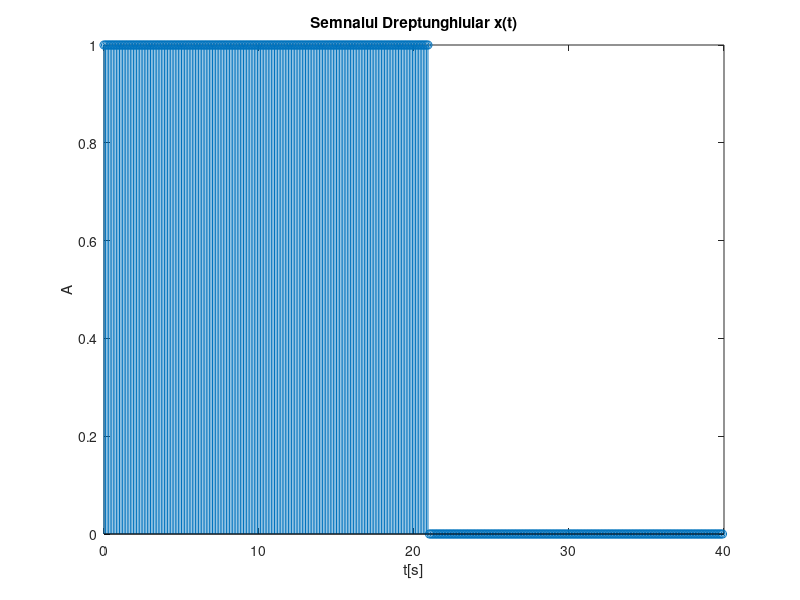
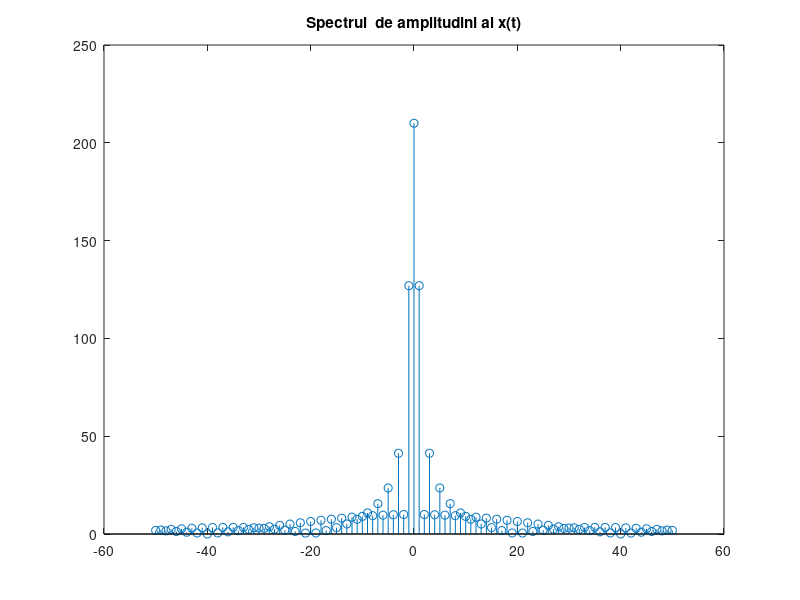
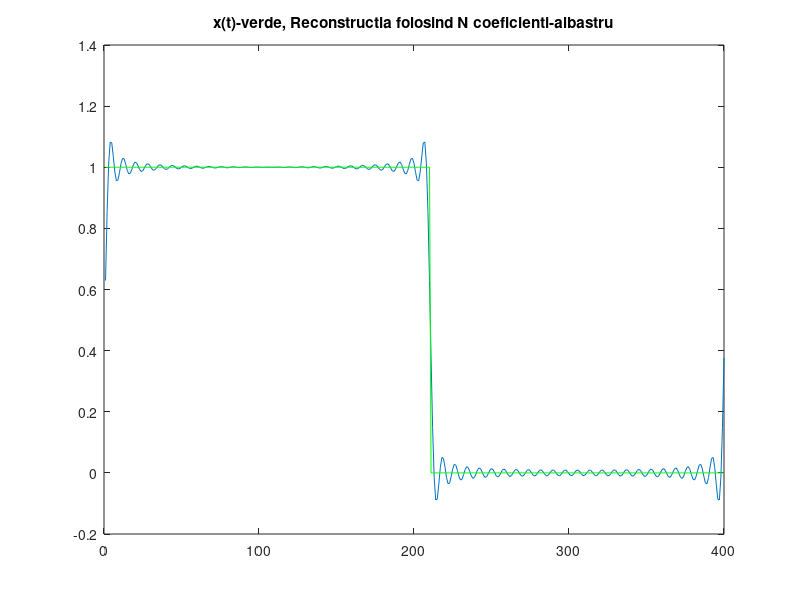

MATLAB code for these plots, in order:
%Numar 21
%Semnal dreptunghiular cu perioada P=40[sec]
%Durata semnalelor D=21[sec]
%Numar de coeficienti Fourier N=50

P=40; 
D=21; 
N=50; 
f=1/P; 
w0=2*pi*f; %frecventa unghiulara
rez=0.1; %rezolutia temporala a semnalului

s1=[ones(1,D/rez),zeros(1,(P-D)/rez)]; %o perioada din semnalul dreptunghiular
t=0:rez:P; %timpul echivalent petru o perioada
perioada=P/rez;%cate esantioane avem intr-o perioada
inter1=0:rez:P;
stem(inter1(1:400),s1)
title('Semnalul Dreptunghiular x(t)')
xlabel('t[s]')
ylabel('A')
semnal=repmat(s1,1,5);%repetam semnalul initial de 5 ori
%Determinam coeficientii Seriei Fourier Exponentiale
xk=zeros(1,2*N+1);
for m=-N:1:N
    for l=1:1:perioada
    xk(m+N+1)= xk(m+N+1)+semnal(l)*exp(-1i*m*w0*t(l));
    end
end
figure
stem((-N:N),abs(xk)) %spectrul semnalului
title('Spectrul  de amplitudini al x(t)') 
s_rec=zeros(1,perioada); %initializam semnalul ce va fi reconstruit
for l=1:1:perioada
    for m=-N:1:N
        s_rec(l)= s_rec(l)+xk(m+N+1)*exp(1i*m*w0*t(l));
    end
end
s_rec=s_rec/perioada;%normam semnalul reconstruit
figure
plot(real(s_rec))
hold on
plot(s1,'color','g')
title('x(t)-verde, Reconstructia folosind N coeficienti-albastru')

%Conform cursului de Sisteme si Semnale, semnalul periodic real poate fi 
%aproximat prin sume de oscilatii armonice, care ne dau spectrele de
%amplitudine si de faza. Cunoasterea spectrelor de amplitudine si de faza,
%determina complet semnalul periodic. Semnalul reconstruit cu N coeficienti
%calculati se apropie de semnalul x(t) dreptunghiular, dar cu o oarecare
%eroare. Daca avem un numar N mai mare de coeficienti, semnalul reconstruit
%ar s-ar apropia mai precis de forma semnalului dreptunghiular x(t).
